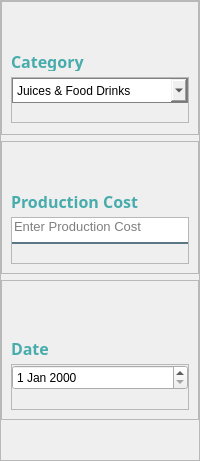
           <widget class="QFrame" name="frame_7">
            <property name="frameShape">
             <enum>QFrame::StyledPanel</enum>
            </property>
            <property name="frameShadow">
             <enum>QFrame::Raised</enum>
            </property>
            <layout class="QVBoxLayout" name="verticalLayout_6">
             <property name="leftMargin">
              <number>0</number>
             </property>
             <property name="topMargin">
              <number>0</number>
             </property>
             <property name="rightMargin">
              <number>0</number>
             </property>
             <property name="bottomMargin">
              <number>40</number>
             </property>
             <item>
              <widget class="QFrame" name="frame_18">
               <property name="frameShape">
                <enum>QFrame::StyledPanel</enum>
               </property>
               <property name="frameShadow">
                <enum>QFrame::Raised</enum>
               </property>
               <layout class="QVBoxLayout" name="verticalLayout_15">
                <property name="bottomMargin">
                 <number>11</number>
                </property>
                <item>
                 <spacer name="verticalSpacer_8">
                  <property name="orientation">
                   <enum>Qt::Vertical</enum>
                  </property>
                  <property name="sizeType">
                   <enum>QSizePolicy::Preferred</enum>
                  </property>
                  <property name="sizeHint" stdset="0">
                   <size>
                    <width>20</width>
                    <height>40</height>
                   </size>
                  </property>
                 </spacer>
                </item>
                <item>
                 <widget class="QLabel" name="label_87">
                  <property name="maximumSize">
                   <size>
                    <width>120</width>
                    <height>20</height>
                   </size>
                  </property>
                  <property name="font">
                   <font>
                    <family>Century Gothic</family>
                    <pointsize>12</pointsize>
                    <weight>75</weight>
                    <bold>true</bold>
                   </font>
                  </property>
                  <property name="styleSheet">
                   <string notr="true">color:#48ACAC</string>
                  </property>
                  <property name="text">
                   <string>Category</string>
                  </property>
                 </widget>
                </item>
                <item>
                 <widget class="QFrame" name="frame_23">
                  <property name="frameShape">
                   <enum>QFrame::StyledPanel</enum>
                  </property>
                  <property name="frameShadow">
                   <enum>QFrame::Raised</enum>
                  </property>
                  <layout class="QVBoxLayout" name="verticalLayout_19">
                   <property name="spacing">
                    <number>5</number>
                   </property>
                   <property name="leftMargin">
                    <number>0</number>
                   </property>
                   <property name="topMargin">
                    <number>0</number>
                   </property>
                   <property name="rightMargin">
                    <number>0</number>
                   </property>
                   <property name="bottomMargin">
                    <number>0</number>
                   </property>
                   <item>
                    <widget class="QComboBox" name="cmbCategory">
                     <property name="minimumSize">
                      <size>
                       <width>0</width>
                       <height>25</height>
                      </size>
                     </property>
                     <property name="maximumSize">
                      <size>
                       <width>16777215</width>
                       <height>16777215</height>
                      </size>
                     </property>
                     <property name="styleSheet">
                      <string notr="true">border:1px solid grey;</string>
                     </property>
                     <item>
                      <property name="text">
                       <string>Juices &amp; Food Drinks</string>
                      </property>
                     </item>
                     <item>
                      <property name="text">
                       <string>Nestle Water</string>
                      </property>
                     </item>
                     <item>
                      <property name="text">
                       <string>Coffee</string>
                      </property>
                     </item>
                     <item>
                      <property name="text">
                       <string>Breakfast Cereals</string>
                      </property>
                     </item>
                     <item>
                      <property name="text">
                       <string>Infant Nutrition</string>
                      </property>
                     </item>
                    </widget>
                   </item>
                   <item>
                    <widget class="QLabel" name="lblCategoryError">
                     <property name="styleSheet">
                      <string notr="true">color: rgb(255, 0, 0);</string>
                     </property>
                     <property name="text">
                      <string/>
                     </property>
                    </widget>
                   </item>
                  </layout>
                 </widget>
                </item>
               </layout>
              </widget>
             </item>
             <item>
              <widget class="QFrame" name="frame_19">
               <property name="frameShape">
                <enum>QFrame::StyledPanel</enum>
               </property>
               <property name="frameShadow">
                <enum>QFrame::Raised</enum>
               </property>
               <layout class="QVBoxLayout" name="verticalLayout_16">
                <item>
                 <spacer name="verticalSpacer_5">
                  <property name="orientation">
                   <enum>Qt::Vertical</enum>
                  </property>
                  <property name="sizeType">
                   <enum>QSizePolicy::Preferred</enum>
                  </property>
                  <property name="sizeHint" stdset="0">
                   <size>
                    <width>20</width>
                    <height>40</height>
                   </size>
                  </property>
                 </spacer>
                </item>
                <item>
                 <widget class="QLabel" name="label_88">
                  <property name="maximumSize">
                   <size>
                    <width>170</width>
                    <height>20</height>
                   </size>
                  </property>
                  <property name="font">
                   <font>
                    <family>Century Gothic</family>
                    <pointsize>12</pointsize>
                    <weight>75</weight>
                    <bold>true</bold>
                   </font>
                  </property>
                  <property name="styleSheet">
                   <string notr="true">color:#48ACAC</string>
                  </property>
                  <property name="text">
                   <string>Production Cost</string>
                  </property>
                 </widget>
                </item>
                <item>
                 <widget class="QFrame" name="frame_24">
                  <property name="frameShape">
                   <enum>QFrame::StyledPanel</enum>
                  </property>
                  <property name="frameShadow">
                   <enum>QFrame::Raised</enum>
                  </property>
                  <layout class="QVBoxLayout" name="verticalLayout_20">
                   <property name="spacing">
                    <number>5</number>
                   </property>
                   <property name="leftMargin">
                    <number>0</number>
                   </property>
                   <property name="topMargin">
                    <number>0</number>
                   </property>
                   <property name="rightMargin">
                    <number>0</number>
                   </property>
                   <property name="bottomMargin">
                    <number>0</number>
                   </property>
                   <item>
                    <widget class="QLineEdit" name="txtProductionCost">
                     <property name="font">
                      <font>
                       <pointsize>10</pointsize>
                      </font>
                     </property>
                     <property name="styleSheet">
                      <string notr="true">background-color:white;
border:none;
border-bottom:2px solid rgba(46, 82, 101, 200);
color:black;
padding-bottom:7px;</string>
                     </property>
                     <property name="placeholderText">
                      <string>Enter Production Cost</string>
                     </property>
                    </widget>
                   </item>
                   <item>
                    <widget class="QLabel" name="lblProductionError">
                     <property name="styleSheet">
                      <string notr="true">color: rgb(255, 0, 0);</string>
                     </property>
                     <property name="text">
                      <string/>
                     </property>
                    </widget>
                   </item>
                  </layout>
                 </widget>
                </item>
               </layout>
              </widget>
             </item>
             <item>
              <widget class="QFrame" name="frame_20">
               <property name="frameShape">
                <enum>QFrame::StyledPanel</enum>
               </property>
               <property name="frameShadow">
                <enum>QFrame::Raised</enum>
               </property>
               <layout class="QVBoxLayout" name="verticalLayout_10">
                <item>
                 <spacer name="verticalSpacer_9">
                  <property name="orientation">
                   <enum>Qt::Vertical</enum>
                  </property>
                  <property name="sizeType">
                   <enum>QSizePolicy::Preferred</enum>
                  </property>
                  <property name="sizeHint" stdset="0">
                   <size>
                    <width>20</width>
                    <height>48</height>
                   </size>
                  </property>
                 </spacer>
                </item>
                <item>
                 <widget class="QLabel" name="label_86">
                  <property name="maximumSize">
                   <size>
                    <width>120</width>
                    <height>20</height>
                   </size>
                  </property>
                  <property name="font">
                   <font>
                    <family>Century Gothic</family>
                    <pointsize>12</pointsize>
                    <weight>75</weight>
                    <bold>true</bold>
                   </font>
                  </property>
                  <property name="styleSheet">
                   <string notr="true">color:#48ACAC</string>
                  </property>
                  <property name="text">
                   <string>Date</string>
                  </property>
                 </widget>
                </item>
                <item>
                 <widget class="QFrame" name="frame_31">
                  <property name="frameShape">
                   <enum>QFrame::StyledPanel</enum>
                  </property>
                  <property name="frameShadow">
                   <enum>QFrame::Raised</enum>
                  </property>
                  <layout class="QVBoxLayout" name="verticalLayout_21">
                   <property name="spacing">
                    <number>5</number>
                   </property>
                   <property name="leftMargin">
                    <number>0</number>
                   </property>
                   <property name="topMargin">
                    <number>0</number>
                   </property>
                   <property name="rightMargin">
                    <number>0</number>
                   </property>
                   <property name="bottomMargin">
                    <number>0</number>
                   </property>
                   <item>
                    <widget class="QDateEdit" name="dateAdded">
                     <property name="minimumSize">
                      <size>
                       <width>0</width>
                       <height>25</height>
                      </size>
                     </property>
                     <property name="maximumSize">
                      <size>
                       <width>16777215</width>
                       <height>16777215</height>
                      </size>
                     </property>
                    </widget>
                   </item>
                   <item>
                    <widget class="QLabel" name="lblDateError">
                     <property name="styleSheet">
                      <string notr="true">color: rgb(255, 0, 0);</string>
                     </property>
                     <property name="text">
                      <string/>
                     </property>
                    </widget>
                   </item>
                  </layout>
                 </widget>
                </item>
               </layout>
              </widget>
             </item>
            </layout>
           </widget>
